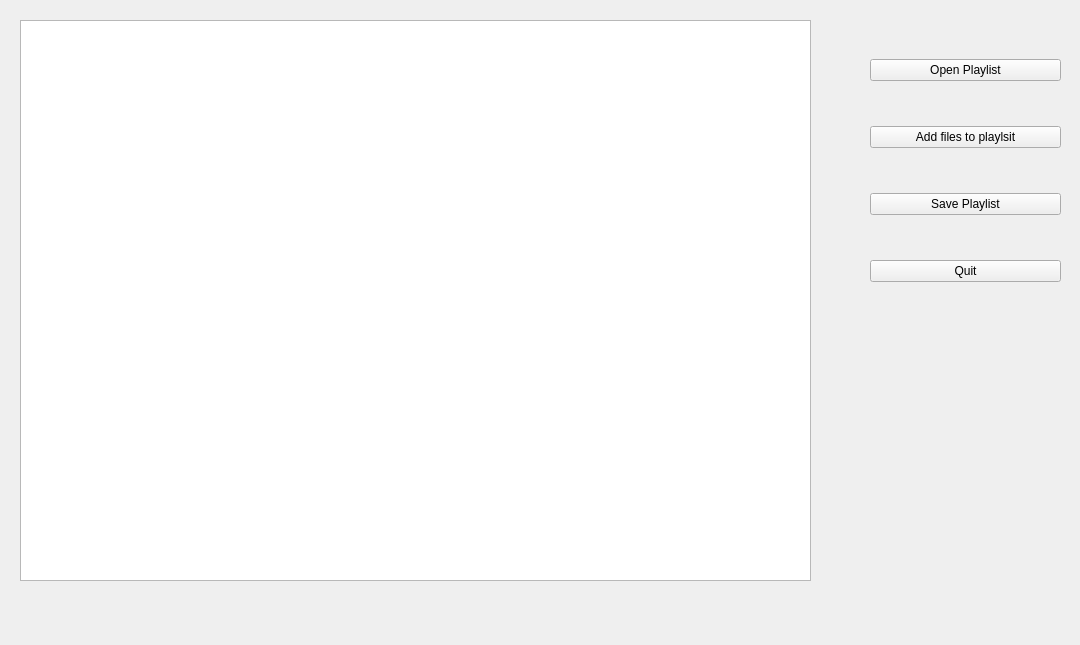
<?xml version="1.0" encoding="UTF-8"?>
<ui version="4.0">
 <class>playlist</class>
 <widget class="QWidget" name="playlist">
  <property name="geometry">
   <rect>
    <x>0</x>
    <y>0</y>
    <width>1080</width>
    <height>645</height>
   </rect>
  </property>
  <property name="windowTitle">
   <string>Playlist Editor</string>
  </property>
  <widget class="QTableWidget" name="playlistItems">
   <property name="geometry">
    <rect>
     <x>20</x>
     <y>20</y>
     <width>791</width>
     <height>561</height>
    </rect>
   </property>
  </widget>
  <widget class="QWidget" name="verticalLayoutWidget">
   <property name="geometry">
    <rect>
     <x>870</x>
     <y>20</y>
     <width>191</width>
     <height>301</height>
    </rect>
   </property>
   <layout class="QVBoxLayout" name="verticalLayout">
    <item>
     <widget class="QPushButton" name="openPlaylist">
      <property name="text">
       <string>Open Playlist</string>
      </property>
     </widget>
    </item>
    <item>
     <widget class="QPushButton" name="addFileToPlaylist">
      <property name="text">
       <string>Add files to playlsit</string>
      </property>
     </widget>
    </item>
    <item>
     <widget class="QPushButton" name="savePlaylist">
      <property name="text">
       <string>Save Playlist</string>
      </property>
     </widget>
    </item>
    <item>
     <widget class="QPushButton" name="quit">
      <property name="text">
       <string>Quit</string>
      </property>
     </widget>
    </item>
   </layout>
  </widget>
 </widget>
 <resources/>
 <connections/>
</ui>
